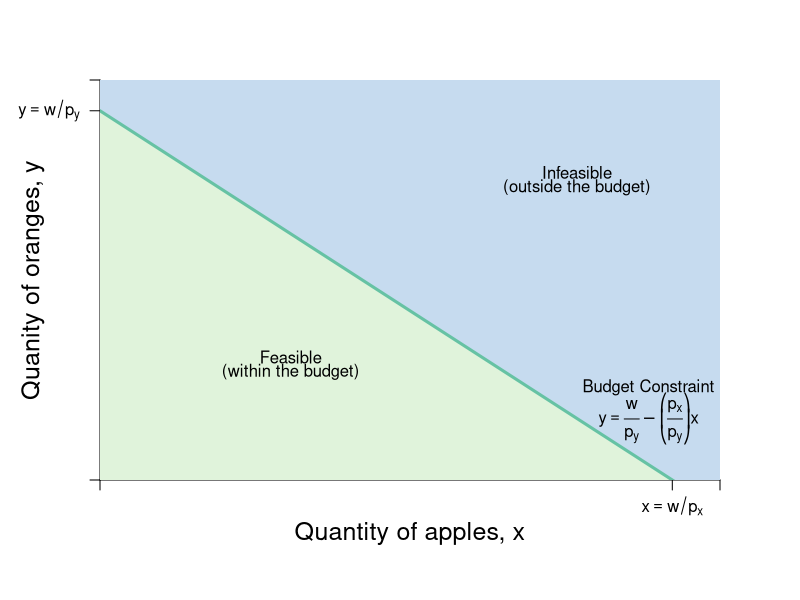

This figure's R source:
require(shape)
pdf(file = "bfh-textbook/indmarketdemand/budget_basic.pdf", width = 9, height = 7)

#Set parameters for graphics
axislabelsize <- 1.5
graphlinewidth <- 3
segmentlinewidth <- 2


COL <- c("#7fc97f", "#beaed4", "#fdc086", "#ffff99", "#386cb0", "#f0027f", "#bf5b17", "#666666")
COLA <- c("#e0f3db", "#99d8c9","#66c2a4","#41ae76", "#238b45", "#005824")
COLB <- c("#c6dbef", "#4eb3d3", "#2b8cbe", "#0868ac","#084081")

#Edited the margins to cater for the larger LHS labels
par(mar =  c(6, 5, 4, 4))

mrsA <- function(x, rmax = 10, xmax = 20) {
  rmax - (rmax/xmax)*x
}


uA <- function(x, y, rmax = 2, xmax = 12) {
  y + rmax*x - (1/2)*(rmax/xmax)*x^2
}

indiffA1 <- function(x, uA = 10, rmax = 2.5, xmax = 10) {
  uA - rmax*x + (1/2)*(rmax/xmax)*(x^2)
}


bcA <- function(x, w = 20, p = 2) {
  w - p*x
}


xlims <- c(0, 13)
ylims <- c(0, 13)

npts <- 501 
x <- seq(xlims[1], xlims[2], length.out = npts)
y <- seq(ylims[1], ylims[2], length.out = npts) 
a <- c(13, 15, 17)

plot(0, 0, xlim = xlims, ylim = ylims, type = "n",
     xlab = expression(paste("")),
     ylab = expression(paste("")), 
     xaxt = "n", 
     yaxt = "n", 
     cex.lab = axislabelsize, 
     bty = "n",
     xaxs="i", 
     yaxs="i")

# ticksy <- seq(from = 0, to = ylims[2], by = 2)
# ylabels <- seq(from = 0, to = ylims[2], by = 2)
# ticksx <- seq(from = 0, to = xlims[2], by = 2)
# xlabels <- seq(from = 0, to = xlims[2], by = 2)
ticksy <- c(0, 12, ylims[2])
ylabels <- c(NA, expression(paste(y == w/p[y])), NA)
ticksx <- c(0, 12, xlims[2])
xlabels <- c(NA,  expression(paste(x == w/p[x])), NA)

axis(1, at = ticksx, pos = 0, labels = xlabels)
axis(2, at = ticksy, pos = 0, labels = ylabels, las = 1)

npts <- 500 
xx1 <- seq(xlims[1], xlims[2], length.out = npts)

xpoly1 <- c(0, 0, 12, 0)
ypoly1 <- c(0, 12, 0, 0)
polygon(x = xpoly1, y = ypoly1, col = COLA[1], density=NULL, border = NA)
xpoly2 <- c(0, 0, 13, 13, 12, 0)
ypoly2 <- c(12, 13, 13, 0, 0, 12)
polygon(x = xpoly2, y = ypoly2, col = COLB[1], density=NULL, border = NA)

lines(xx1, bcA(xx1, w = 12, p = 1), col = COLA[3], lwd = graphlinewidth)

mtext(expression(paste("Quantity of apples, ", x)), side=1, line = 2.5, cex = axislabelsize)
text(-1.4, 6.5, expression(paste("Quanity of oranges, ", y)), xpd = TRUE, cex = axislabelsize, srt = 90) 

text(4, 4, expression("Feasible"))
text(4, 3.5, expression("(within the budget)"))
text(10, 10, expression("Infeasible"))
text(10, 9.5, expression("(outside the budget)"))
#text(7.3, 2.5, expression("Curve"))
#Arrows(7.3, 3.5, 7.3, 6.1, col = "black", lty = 1, lwd = 2, arr.type = "triangle", arr.lwd = 0.5)

#Label the iso-welfare functions for the HG, Aisha
#text(4, 1.5, expression(bc[px]))
#text(7.5, 1.5, expression(bc[px]))
text(11.5, 3, expression("Budget Constraint"))
text(11.5, 2, expression(paste(y == frac(w,p[y]) - bgroup("(",frac(p[x], p[y]),")")*x)))

dev.off()
